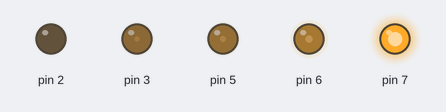
Recording of a sketch running on a simulated Arduino Uno, built with avr-gcc and run on an emulated ATmega328P. Parts: output pins drawn as LEDs (lit = HIGH).

Above: at 0.1 s.
Timing chart, 0 to 1.6 s (numbered marks = the images above):
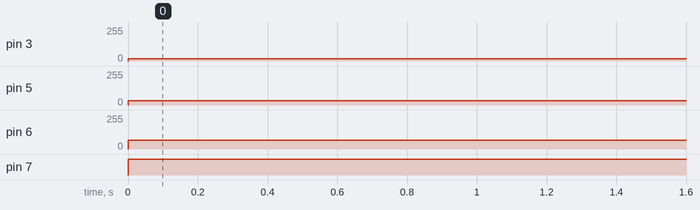

The sketch:

Q1.ino
```cpp
void setup() {
  Serial.begin(9600);
  pinMode(2, OUTPUT);
  pinMode(3, OUTPUT);
  pinMode(5, OUTPUT);
  pinMode(6, OUTPUT);
  pinMode(7, OUTPUT);
}
void loop() {
  digitalWrite(2, 0);
  analogWrite(3, 16);
  analogWrite(5, 32);
  analogWrite(6, 64);
  digitalWrite(7, 1);
}
```

Measured:
- by itself, pin 3: 0/255 → 16/255 at 0.00 s
- by itself, pin 5: 0/255 → 32/255 at 0.00 s
- by itself, pin 6: 0/255 → 64/255 at 0.00 s
- by itself, pin 7: LOW → HIGH at 0.00 s
